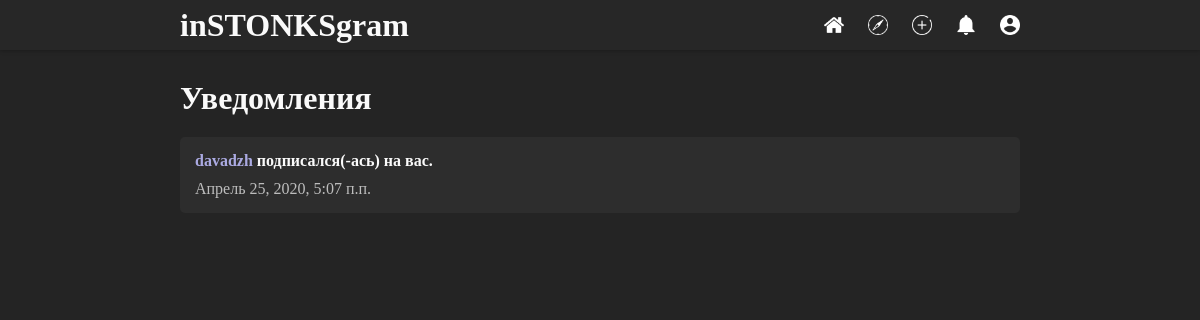
Before: /notifications/ (signed in) with the older database file.
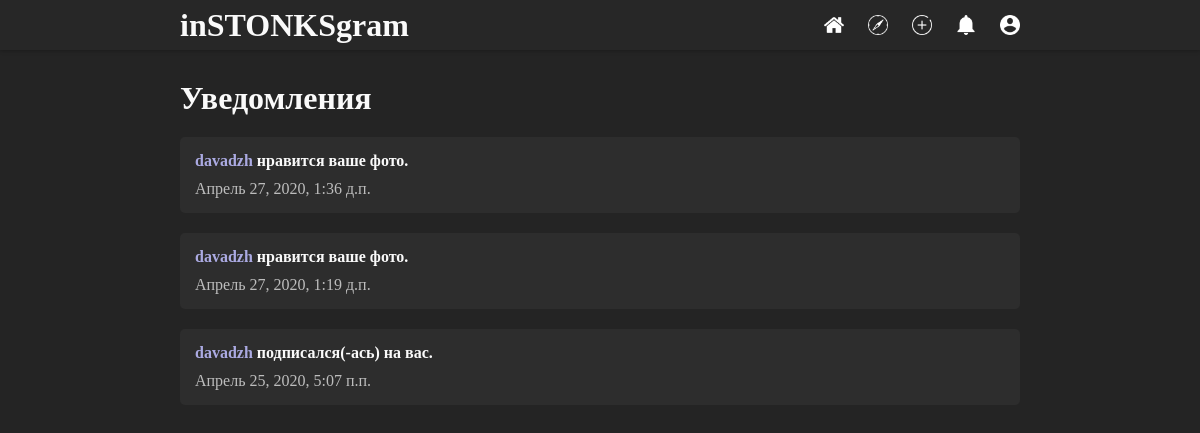
After: the same page with the newer database file.
### accounts/models.py (models this page shows, shortened)
class Notification(models.Model):
    username = models.ForeignKey(User, on_delete=models.CASCADE)
    notification_from = models.CharField('Другой пользователь', max_length=300, blank=True)
    notification_text = models.CharField('Текст уведомления', max_length=300, blank=True)
    pub_id = models.IntegerField('Идентефикатор публикации', null=True, blank=True)
    not_date = models.DateTimeField('Дата уведомления', auto_now_add=True)

### accounts/views.py (the view)
# urls.py: path('notifications/', views.notificationsView, name='notifications'),
@login_required
def notificationsView(request):
    nots = Notification.objects.filter(username=request.user).order_by('-not_date')[:30]
    return render(request, 'notifications.html', context={'nots': nots})

### accounts/templates/notifications.html
{% extends 'index.html' %}
{% block content %}
    <h1 class="section-name-h1">Уведомления</h1>
    <div class="notifications-block">
    {% if nots %}
        {% for n in nots %}
        <div class="notification">
            <h4><a href="{% url 'profile' n.notification_from %}">{{n.notification_from}}</a> {{n.notification_text}}</h4>
            <p>{{n.not_date}}</p>
        </div>
        {% endfor %}
    {% else %}
    <div class="notification">
        <h3>У вас нет новых уведомлений</h3>
    </div>
    {% endif %}
    </div>
{% endblock %}

### accounts/templates/index.html (shortened to what this page needs)
{% load static %}
<!DOCTYPE html>
<head>
    <link rel="stylesheet" href="{% static 'static/css/style.css' %}">
</head>
<body>
    {% block header %}
    <div class = "nav-bar">
        <div class="container">
        {% if user.is_authenticated %}
            <h1><a href="{% url 'feed' %}">inSTONKSgram</a></h1>
            <ul style="float: right;">
                <li><a href="{% url 'feed' %}"><img src="{% static 'static/images/home.png' %}" alt="Домой" class="nav-icon"></a></li>
                <li><a href="{% url 'recomend' %}"><img src="{% static 'static/images/news.png' %}" alt="Рекомендации" class="nav-icon"></a></li>
                <li><a href="{% url 'create_post_url' %}"><img src="{% static 'static/images/add.png' %}" alt="Создать публикацию" class="nav-icon"></a></li>
                <li><a href="{% url 'notifications' %}"><img src="{% static 'static/images/notifications.png' %}" alt="Уведомления" class="nav-icon"></a></li>
                <li><a href="{% url 'profile' user.username %}"><img src="{% static 'static/images/profile.png' %}" alt="Профиль" class="nav-icon"></a></li>
            </ul>
        {% else %}
                <ul>
                    <li><a href="{% url 'login_url' %}">Войти</a></li>
                    <li><a href="{% url 'register_url' %}">Регистрация</a></li>
                </ul>
        {% endif %}
        </div>
    </div>
    {% endblock %}
    <div class="content">
    <div class="container">
        {% block content %}
        {% endblock %}
    </div>
    </div>
</body>
</html>

### static/css/style.css (style rules this page uses)
* { margin: 0; padding: 0; }
body { font-family: Tengri; margin: 0; padding: 0; background: #242424; color: #fafafa; }
a { text-decoration: none; color: #fafafa; }
.content { padding-top: 80px; width: 100%; height: 100%; }
.container { width: 70%; height: 100%; margin: auto; max-width: 960px; }
.nav-bar { position: fixed; height: 50px; width: 100%; background: hsla(0, 0%, 16%, 0.9) border-box; backdrop-filter: blur(10px); vertical-align: middle; margin-bottom: 20px; box-shadow: 0px 1px 4px rgba(0,0,0,0.25); }
.nav-bar h1 { line-height: 50px; float: left; }
.nav-bar ul { line-height: 50px; }
.nav-bar li { display: inline; padding-left: 20px; }
.nav-icon { filter: invert(); height: 20px; margin-top: 15px; }
.notifications-block { margin-top: 20px; }
.notification { background: #2d2d2d; padding: 15px; margin-bottom: 20px; border-radius: 5px; }
.notification a { color: #abaae2; }
.notification p { padding-top: 10px; color: #bdbdbd; }

Changed rows visible on the page:
added Notification: notification_from "davadzh", notification_text "нравится ваше фото.", not_date "Апрель 27, 2020, 1:36 д.п."
added Notification: notification_from "davadzh", notification_text "нравится ваше фото.", not_date "Апрель 27, 2020, 1:19 д.п."
